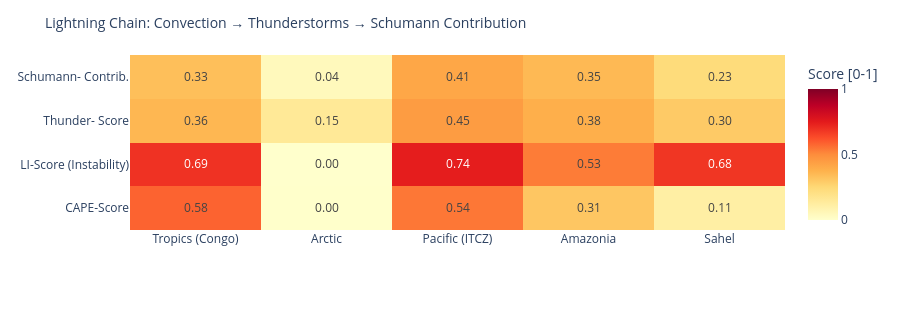

Notebook code cell kept with this figure:
### Code cell
# ============================================================
# LIGHTNING CHAIN: Convection → Thunderstorms → Schumann
# Shows the causal chain per measurement point as heatmap
# ============================================================

def cape_score(v):
    """CAPE → normalized score [0,1]"""
    if v is None or pd.isna(v): return 0.0
    return min(1.0, float(v) / 3000)

def li_score(v):
    """Lifted Index: negative = unstable → score [0,1]"""
    if v is None or pd.isna(v): return 0.3
    return min(1.0, max(0.0, (-float(v) + 6) / 12))

def cloud_score(v):
    if v is None or pd.isna(v): return 0.3
    return float(v) / 100

def thunder_score(row):
    """Kombinierter Gewitterwahrscheinlichkeits-Score
    CAPE + LI + Bedeckung + WMO-Gewitter + konvektiver Niederschlag (showers)
    Hinweis: X-Ray und Kp sind kein Bestandteil – nur geomagn./solarer Kontext.
    """
    cs = cape_score(row.get('cape'))
    ls = li_score(row.get('li'))
    cl = cloud_score(row.get('cloud'))
    t  = 1.0 if row.get('thunderstorm') else 0.0
    # Convective precipitation (showers) as additional indicator
    sh = min(1.0, (row.get('showers') or 0) / 5.0)
    return round(cs * 0.30 + ls * 0.25 + cl * 0.15 + t * 0.20 + sh * 0.10, 3)

def schumann_contribution(t_score, lat):
    """Schumann contribution: higher in tropics (±30°), scaled by thunderstorm score"""
    lat_weight = max(0.3, 1.0 - abs(lat) / 60)
    return round(t_score * lat_weight, 3)

df_atm['cape_score']   = df_atm.apply(lambda r: cape_score(r['cape']), axis=1)
df_atm['li_score']     = df_atm.apply(lambda r: li_score(r['li']),    axis=1)
df_atm['thunder_score']= df_atm.apply(lambda r: thunder_score(r.to_dict()), axis=1)
df_atm['schumann_contribution'] = df_atm.apply(
    lambda r: schumann_contribution(r['thunder_score'], r['lat']), axis=1)

metrics = ['cape_score', 'li_score', 'thunder_score', 'schumann_contribution']
labels  = ['CAPE-Score', 'LI-Score\n(Instability)', 'Thunder-\nScore', 'Schumann-\nContrib.']
z_data  = [df_atm[m].tolist() for m in metrics]

fig = go.Figure(go.Heatmap(
    z=z_data,
    x=df_atm['point'].tolist(),
    y=labels,
    colorscale='YlOrRd',
    zmin=0, zmax=1,
    text=[[f'{v:.2f}' for v in row] for row in z_data],
    texttemplate='%{text}', textfont=dict(size=12),
    colorbar=dict(title='Score [0-1]')
))
fig.update_layout(
    title=dict(text='Lightning Chain: Convection → Thunderstorms → Schumann Contribution', font=dict(size=14)),
    height=310,
    plot_bgcolor='rgba(0,0,0,0)', paper_bgcolor='rgba(0,0,0,0)',
    margin=dict(l=130, r=80, t=55, b=80)
)
fig.show()

### Figure 1 — Plotly figure (JSON) as saved in the notebook; plotly's stock layout.template omitted (floating-point values rounded to 4 significant figures)
{"data": [{"colorbar": {"title": {"text": "Score [0-1]"}}, "colorscale": [[0.0, "rgb(255,255,204)"], [0.125, "rgb(255,237,160)"], [0.25, "rgb(254,217,118)"], [0.375, "rgb(254,178,76)"], [0.5, "rgb(253,141,60)"], [0.625, "rgb(252,78,42)"], [0.75, "rgb(227,26,28)"], [0.875, "rgb(189,0,38)"], [1.0, "rgb(128,0,38)"]], "text": [["0.58", "0.00", "0.54", "0.31", "0.11"], ["0.69", "0.00", "0.74", "0.53", "0.68"], ["0.36", "0.15", "0.45", "0.38", "0.30"], ["0.33", "0.04", "0.41", "0.35", "0.23"]], "textfont": {"size": 12}, "texttemplate": "%{text}", "type": "heatmap", "x": ["Tropics (Congo)", "Arctic", "Pacific (ITCZ)", "Amazonia", "Sahel"], "y": ["CAPE-Score", "LI-Score\n(Instability)", "Thunder-\nScore", "Schumann-\nContrib."], "z": [[0.5833, 0.003333, 0.5433, 0.31, 0.1133], [0.6917, 0.0, 0.7417, 0.5333, 0.6833], [0.358, 0.151, 0.45, 0.384, 0.299], [0.334, 0.045, 0.412, 0.352, 0.234]], "zmax": 1, "zmin": 0}], "layout": {"height": 310, "margin": {"b": 80, "l": 130, "r": 80, "t": 55}, "paper_bgcolor": "rgba(0,0,0,0)", "plot_bgcolor": "rgba(0,0,0,0)", "title": {"font": {"size": 14}, "text": "Lightning Chain: Convection → Thunderstorms → Schumann Contribution"}}}
